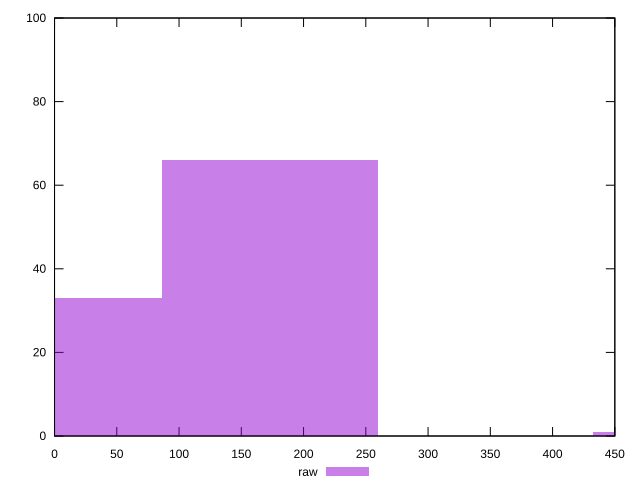

gnuplot code for this plot:
reset

$raw <<EOF
519.102534651687 1
0 33
173.03417821722903 66
EOF

set key outside below
set boxwidth 173.03417821722903
set xrange [0:450]
set yrange [0:100]
set trange [0:100]
set style fill transparent solid 0.5 noborder
set terminal svg size 640, 490 enhanced background rgb 'white'
set output "report_00018_2021-02-10T15-25-16.877Z/uses-http2/samples/pages+cached+noadtech/raw/histogram.svg"

plot $raw title "raw" with boxes

reset
